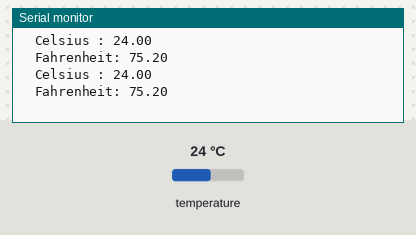
The program below on a simulated Arduino Uno R4 WiFi. Shown: the last lines printed to the serial monitor. The inputs (shaded band) are chosen by the test bench; at power-on: temperature 24 °C.

Above: at 2.3 s.
2.4 s: temperature set to 12 °C
At 4.1 s:
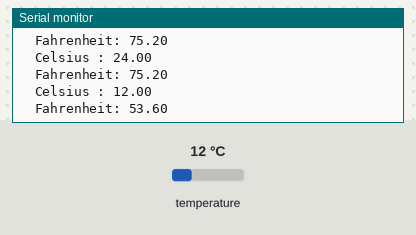
4.5 s: temperature set to 19 °C
At 5.8 s:
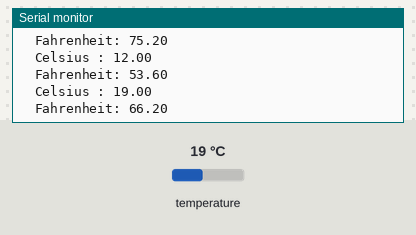
Timing chart, 0 to 7.5 s (numbered marks = the images above; inputs shaded):
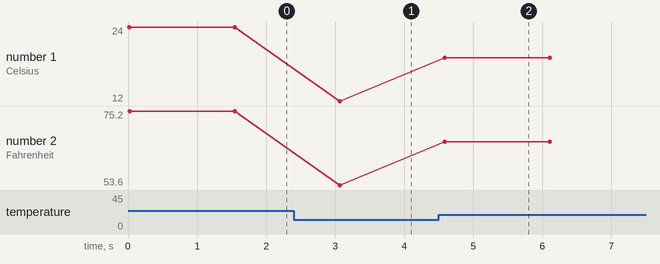

Measured:
- after the input at 2.4 s, the serial monitor: prints a new line after 0.66 s (image 1)
- after the input at 4.5 s, the serial monitor: prints a new line after 0.09 s (image 2)
- plotted number 1: 24 → 12 after the input at 2.4 s, 12 → 19 after the input at 4.5 s
- plotted number 2: 75.2 → 53.6 after the input at 2.4 s, 53.6 → 66.2 after the input at 4.5 s

The program:

main.cpp
```cpp
#include <Arduino.h>
#include <OneWire.h>
#include "Config.h"

// Temperature chip i/o
OneWire ds(DS18S20PIN); // on digital pin defined in "Config.h"

byte addr[8];

String getChip()
{
  // the first ROM byte indicates which chip
  int chipID = addr[0];
  String chipType = "";
  switch (addr[0])
  {
  case 0x10:
    chipType = String(addr[0]) + ": DS18S20 or old DS1820";
    // Serial.println("Chip = DS18S20"); // or old DS1820
    break;
  case 0x28:
    chipType = String(addr[0]) + ": DS18B20";
    // Serial.println("Chip = DS18B20");
    break;
  case 0x22:
    chipType = String(addr[0]) + ": DS1822";
    // Serial.println("Chip = DS1822");
    break;
  default:
    chipType = String(addr[0]) + ": Device is not a DS18x20 family device.";
    // Serial.println("Device is not a DS18x20 family device.");
  }
  return chipType;
}

/**
 *  returns the temperature from one DS18S20 in DEG Celsius
*/
float getTemp()
{
  // I assume this sets the reolution to 12 bits by setting the array byte length to 12.
  byte data[12];

  if (!ds.search(addr))
  {
    // no more sensors on chain, reset search
    ds.reset_search();
    return -1000;
  }

  if (OneWire::crc8(addr, 7) != addr[7])
  {
    Serial.println("CRC is not valid!");
    return -1000;
  }

  ds.reset();
  ds.select(addr);
  ds.write(0x44, 1); // start conversion, with parasite power on at the end

  byte present = ds.reset();
  ds.select(addr);
  ds.write(0xBE); // Read Scratchpad

  for (int i = 0; i < 9; i++)
  { // we need 9 bytes
    data[i] = ds.read();
  }

  ds.reset_search();

  byte MSB = data[1];
  byte LSB = data[0];

  float tempRead = ((MSB << 8) | LSB); // using two's compliment
  float TemperatureSum = tempRead / 16;
  Serial.print("  Celsius : ");
  Serial.println(TemperatureSum);
  return TemperatureSum;
}

float getTempF(int32_t raw)
{
  float f =  ((float)raw * 1.8) + 32.0f;
  Serial.print("  Fahrenheit: ");
  Serial.println(f);
  return f;
}

void setup(void)
{
  Serial.begin(115200);
  Serial.println("Getting chipType");
  Serial.print("Chip Type:");
  Serial.println(getChip());
}

void loop(void)
{
  float celsius = getTemp();
  //Serial.print(celsius);
  //Serial.print(" Celsius ");
  float fahrenheit = getTempF(celsius);
  //Serial.print(fahrenheit);
  //Serial.println(" Fahrenheit");

  delay(1500); // just here to slow down the output so it is easier to read
}
```

Config.h
```cpp
#pragma once

//Serial print switch
#define DEBUG_AVR
#define DEBUG_M0

//The maximum length of the sensor filter array
#define ARRAYLENGTH 10

//SD card update data time, 60,000 is 1 minute
#define SDUPDATEDATATIME 60000

//EC sensor is selected by default, comment this line to use TDS sensor
#define SELECTEC

/*
Hardware ping addreses
Sensor pin settings
*/
#define DOPIN  A0
#define TDSPIN A1
#define PHPIN  A2
#define ORPPIN A3
#define ECPIN  A5
#define TEMPPIN 2
#define DS18S20PIN 2


//Set sensor offset (calibration data)
#define PHOFFSET 0.12
#define ECKVALUE 0.6

//The maximum number of sensors
#define SENSORCOUNT 5

//The sensor corresponds to the array number, ph=0, temperature=1..., the maximum number is SENSORCOUNT-1
enum SensorNumber
{
	phSensor = 0,
	temperatureSensor = 1,
	doSensor = 2,
	ecSensor = 3,
	tdsSensor = 5,
	orpSensor = 4,
  airTemp = 6
};
```
